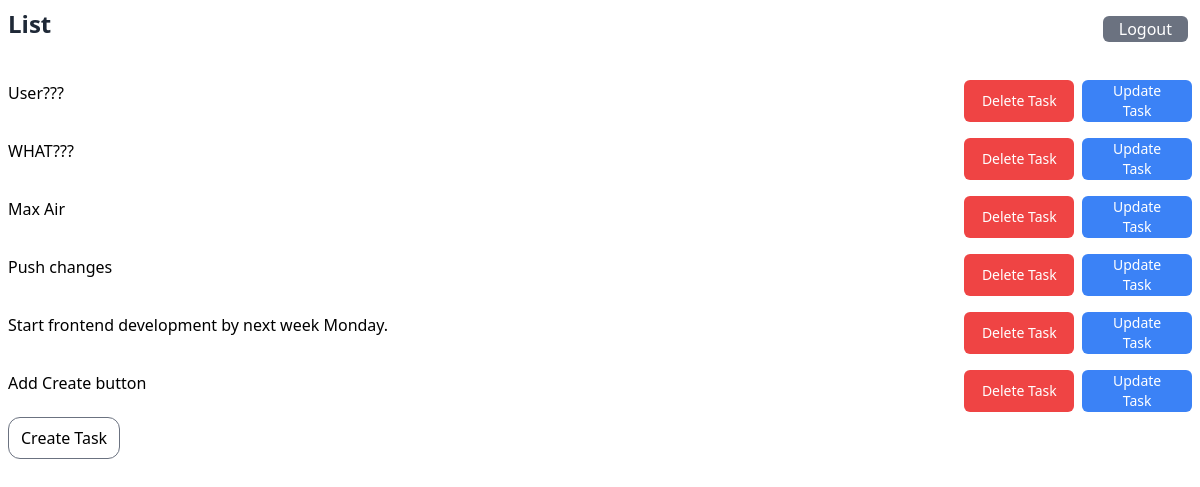
Screenshot of /tasks/ (signed in) with the database file from the repository.
### tasks/models.py (models this page shows, shortened)
class Task(models.Model):
    PRIORITY_CHOICES = [
        ('LOW', 'Low'),
        ('MEDIUM', 'Medium'),
        ('HIGH', 'High')
    ]
    STATUS_CHOICES = [
        ('To Do', 'TODO'),
        ('In Progress', 'IN_PROGRESS'),
        ('Completed', 'COMPLETED')
    ]
    title = models.CharField(max_length=200)
    description = models.TextField(blank=True)
    created_at = models.DateTimeField(auto_now_add=True)
    updated_at = models.DateTimeField(auto_now=True)
    due_date = models.DateTimeField(null=True, blank=True)
    priority = models.CharField(
            max_length=10,
            choices=PRIORITY_CHOICES,
            default='MEDIUM'
        )
    status = models.CharField(
            max_length=20,
            choices=STATUS_CHOICES,
            default='TODO'
        )
    user = models.ForeignKey(
            settings.AUTH_USER_MODEL,
            on_delete=models.CASCADE,
            related_name='tasks'
        )
    class Meta:
      ordering = ['-created_at']

### tasks/views.py (the view)
# urls.py: path('tasks/', views.list_tasks, name='list-tasks'),
@login_required(login_url="/users/login/")
def list_tasks(request):
     tasks = get_list_or_404(Task, user=request.user)
     return render(request, "tasks/list_tasks.html", { "tasks": tasks })

### tasks/templates/tasks/list_tasks.html (shortened to what this page needs)
{% extends '../base.html' %}
{% block header %}List{% endblock %}
{% block content %}
<div class="my-[5px] bg-red">
{% for task in tasks %}
	<div class="flex justify-between items-center">
	  <div><a href="{% url 'tasks:task-detail' task.pk %}" >{{ task.title }}</a>
	  </div>
	  <div class="flex gap-2">
	  <button type="submit" class="w-full bg-red-500 hover:bg-blue-600 text-white font-medium py-[1px] px-4 rounded-md transition-colors duration-300 mt-4">
	    <a href="{% url 'tasks:delete-task' task.pk %} "class="text-sm">Delete Task</a>
	  </button>
	  <button type="submit" class="w-full bg-blue-500 hover:bg-blue-600 text-white font-medium py-[1px] px-4 rounded-md transition-colors duration-300 mt-4">
	    <a href="{% url 'tasks:update-task' task.pk %} "class="text-sm">Update Task</a>
	  </button>
	  </div>
	</div>
{% endfor %}
</div>
<a href="{% url 'tasks:create-task' %}" class="my-[5px]">
  <button type="text" class="rounded-xl">Create Task</button>
</a>
{% endblock %}

### rows the page displays
Task: title "User???"
Task: title "WHAT???"
Task: title "Max Air"
Task: title "Push changes"
Task: title "Start frontend development by next week Monday."
Task: title "Add Create button"
